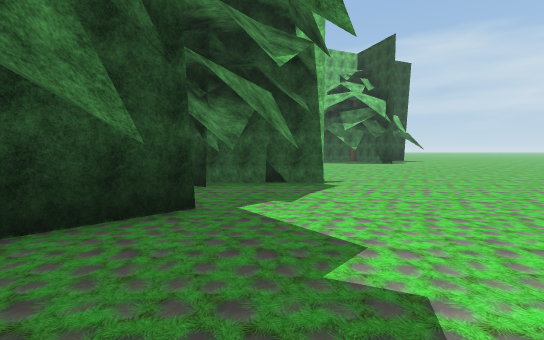
[1] (above)

17 first-person views from a walk through a Unity game level. The camera is 1.5 m above the floor, tilts 4° down and sees 85° across. The floor is counted in squares, 2 m on a side. Each view is taken from the middle of a square. On the plan, view 1 faces up. The plan holds only what a view shows up to about 10 squares ahead; the rest is blank. The place goes on beyond the plan. The player is left out. Some surface patterns are stand-ins.

[2]
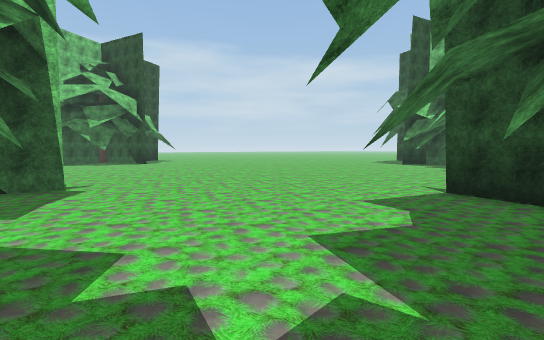

[3]
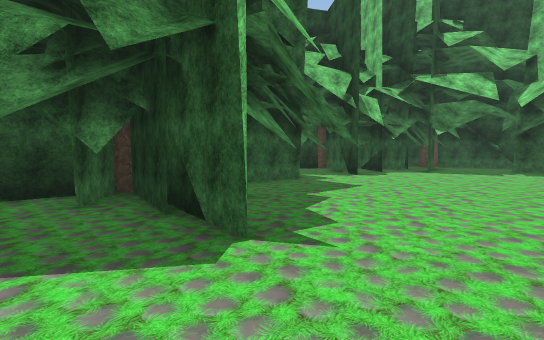

[4]
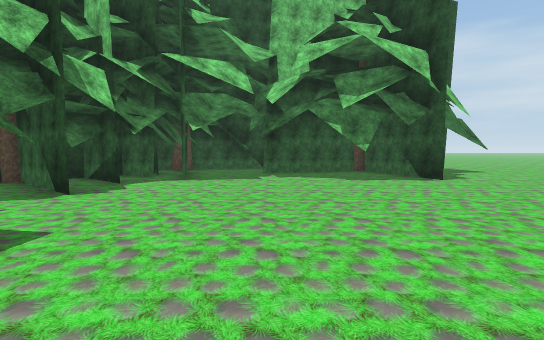

[5]
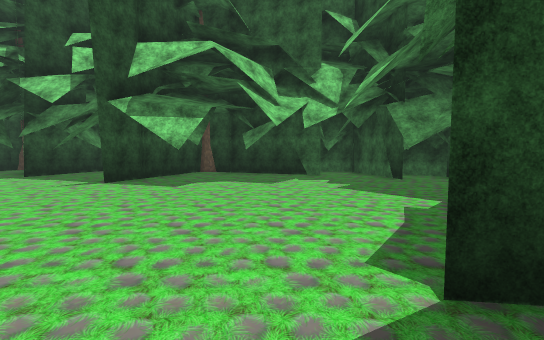

[6]
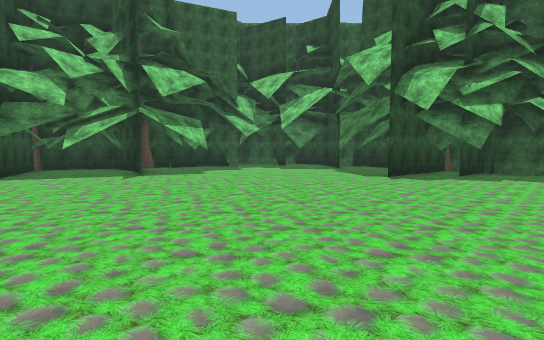

[7]
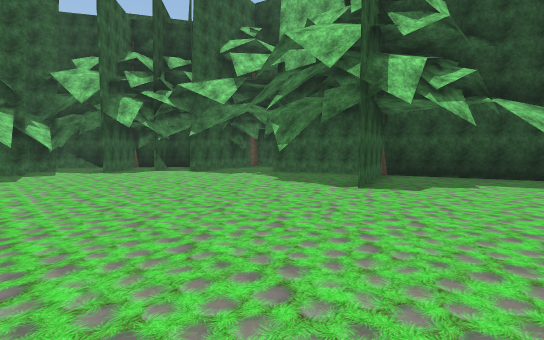

[8]
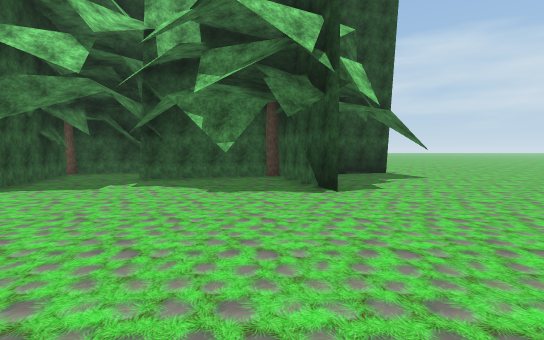

[9]
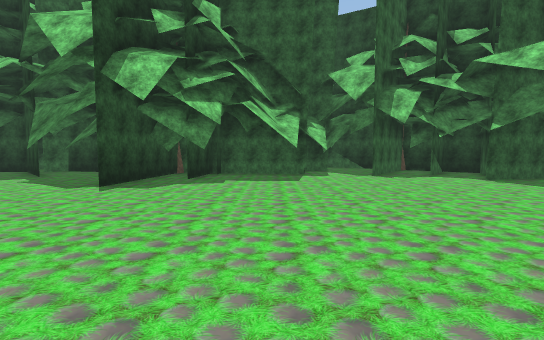

[10]
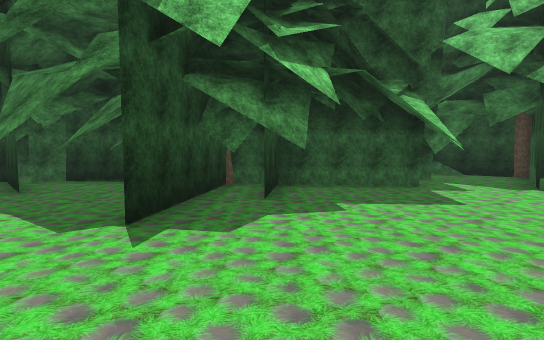

[11]
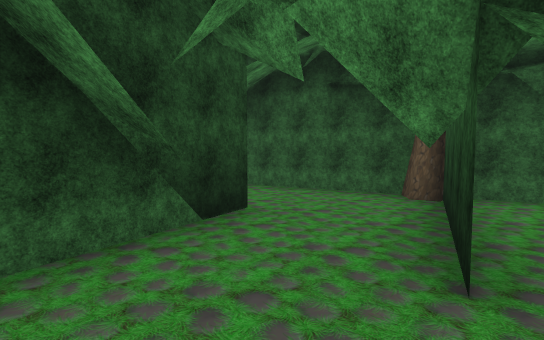

[12]
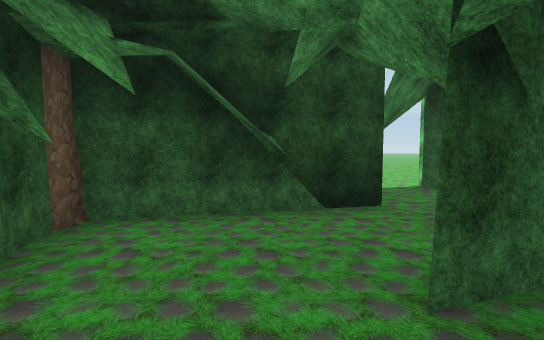

[13]
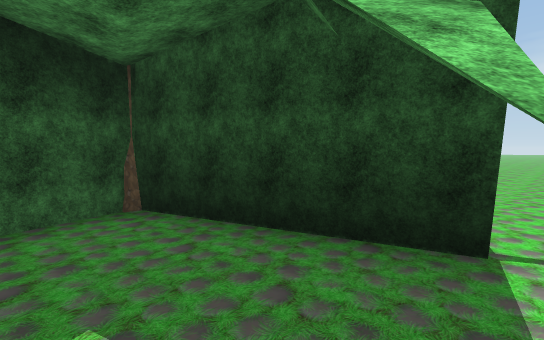

[14]
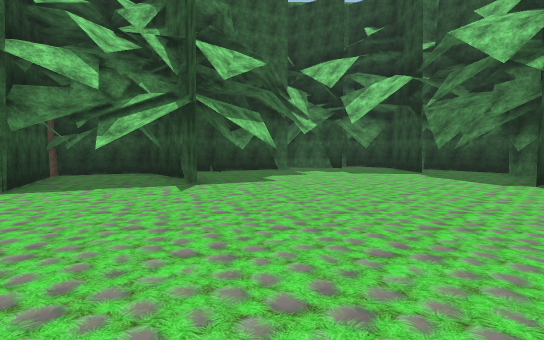

[15]
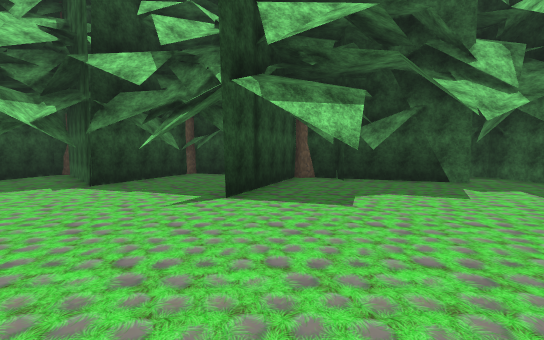

[16]
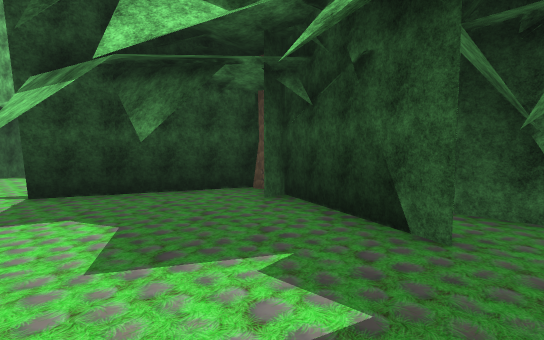

[17]
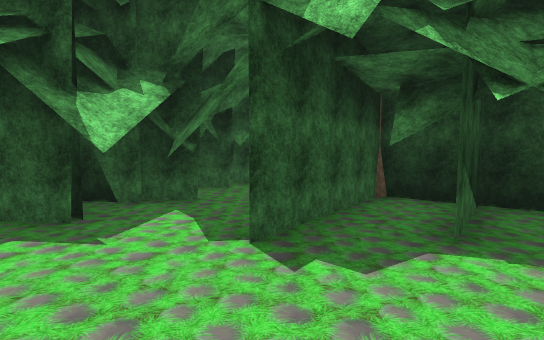

### Floor plan
Key: @ floor where view 1 was taken; # wall or solid block; . floor; O other object.
Columns run from 5 left of view 1 to 9 right of it. Each row starts with its distance up from view 1.
 27              ..
 26              ..
 25          ..  ..
 24          ..  ..
 23          .   ..
 22 OO      O#   ..
 21         .##  ..
 20      #O#..#   .
 19     ##O...####.
 18     #..O###...O
 17    ##..O..##...
 16    #O#.....#...
 15    #.....O.....
 14   ##...........
 13 #  #...........
 12 #OO............
 11  O#O...........
 10   ##...........
  9   ##...........
  8   ###..........
  7   #####........
  6   #OO..........
  5   #OO..........
  4   # O..........
  3   ##O..........
  2   #.O....O.....
  1   #.......#....
  0   #O#@...O#...O
 -1   ###.##O #..O#
 -2     #O#####..
 -3       #   ####

Positions as (right, up) in squares from view 1, and headings:
1: (0, 0), facing up
2: (0, 0), facing up-right
3: (3, 5), facing up-left
4: (2, 8), facing up
5: (2, 8), facing down
6: (9, 10), facing down-left
7: (9, 10), facing up-left
8: (5, 10), facing up
9: (7, 10), facing left
10: (4, 8), facing left
11: (0, 17), facing up-right
12: (1, 16), facing up
13: (9, 17), facing up-left
14: (9, 7), facing down-left
15: (5, 6), facing down
16: (0, 2), facing down-right
17: (1, 13), facing left
